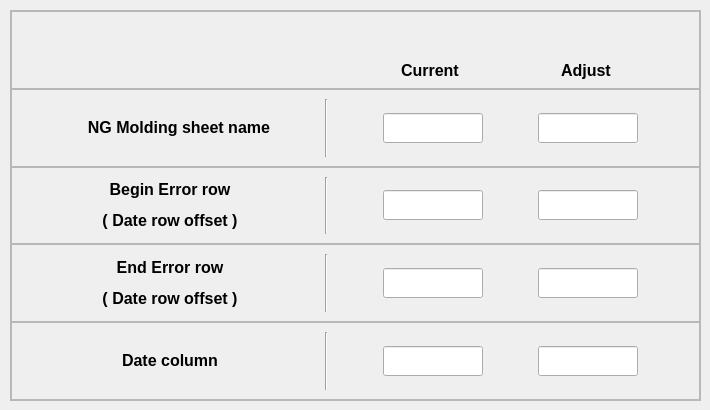
           <widget class="QWidget" name="NG_Molding_tab">
            <attribute name="title">
             <string>NG Molding</string>
            </attribute>
            <attribute name="toolTip">
             <string>Tong hop so luong NG OK</string>
            </attribute>
            <widget class="QFrame" name="frame_12">
             <property name="geometry">
              <rect>
               <x>10</x>
               <y>10</y>
               <width>691</width>
               <height>391</height>
              </rect>
             </property>
             <property name="frameShape">
              <enum>QFrame::StyledPanel</enum>
             </property>
             <property name="frameShadow">
              <enum>QFrame::Raised</enum>
             </property>
             <layout class="QVBoxLayout" name="verticalLayout_4">
              <property name="spacing">
               <number>0</number>
              </property>
              <property name="leftMargin">
               <number>0</number>
              </property>
              <property name="topMargin">
               <number>0</number>
              </property>
              <property name="rightMargin">
               <number>0</number>
              </property>
              <property name="bottomMargin">
               <number>0</number>
              </property>
              <item>
               <widget class="QFrame" name="frame_13">
                <property name="frameShape">
                 <enum>QFrame::StyledPanel</enum>
                </property>
                <property name="frameShadow">
                 <enum>QFrame::Raised</enum>
                </property>
                <widget class="QLabel" name="label_9">
                 <property name="geometry">
                  <rect>
                   <x>390</x>
                   <y>50</y>
                   <width>62</width>
                   <height>19</height>
                  </rect>
                 </property>
                 <property name="text">
                  <string>&lt;html&gt;&lt;head/&gt;&lt;body&gt;&lt;p&gt;&lt;span style=&quot; font-size:12pt; font-weight:600;&quot;&gt;Current&lt;/span&gt;&lt;/p&gt;&lt;/body&gt;&lt;/html&gt;</string>
                 </property>
                </widget>
                <widget class="QLabel" name="label_22">
                 <property name="geometry">
                  <rect>
                   <x>550</x>
                   <y>50</y>
                   <width>53</width>
                   <height>19</height>
                  </rect>
                 </property>
                 <property name="text">
                  <string>&lt;html&gt;&lt;head/&gt;&lt;body&gt;&lt;p&gt;&lt;span style=&quot; font-size:12pt; font-weight:600;&quot;&gt;Adjust&lt;/span&gt;&lt;/p&gt;&lt;/body&gt;&lt;/html&gt;</string>
                 </property>
                </widget>
               </widget>
              </item>
              <item>
               <widget class="QFrame" name="frame_14">
                <property name="frameShape">
                 <enum>QFrame::StyledPanel</enum>
                </property>
                <property name="frameShadow">
                 <enum>QFrame::Raised</enum>
                </property>
                <layout class="QHBoxLayout" name="horizontalLayout_6">
                 <item>
                  <widget class="QLabel" name="NG_Molding_sh">
                   <property name="minimumSize">
                    <size>
                     <width>200</width>
                     <height>50</height>
                    </size>
                   </property>
                   <property name="maximumSize">
                    <size>
                     <width>200</width>
                     <height>50</height>
                    </size>
                   </property>
                   <property name="text">
                    <string>&lt;html&gt;&lt;head/&gt;&lt;body&gt;&lt;p align=&quot;right&quot;&gt;&lt;span style=&quot; font-size:12pt; font-weight:600;&quot;&gt;NG Molding sheet name&lt;/span&gt;&lt;/p&gt;&lt;/body&gt;&lt;/html&gt;</string>
                   </property>
                  </widget>
                 </item>
                 <item>
                  <widget class="Line" name="line_5">
                   <property name="orientation">
                    <enum>Qt::Vertical</enum>
                   </property>
                  </widget>
                 </item>
                 <item>
                  <widget class="QLineEdit" name="NG_Molding_sh_currLine">
                   <property name="minimumSize">
                    <size>
                     <width>100</width>
                     <height>30</height>
                    </size>
                   </property>
                   <property name="maximumSize">
                    <size>
                     <width>100</width>
                     <height>30</height>
                    </size>
                   </property>
                   <property name="readOnly">
                    <bool>true</bool>
                   </property>
                  </widget>
                 </item>
                 <item>
                  <widget class="QLineEdit" name="NG_Molding_sh_adjLine">
                   <property name="minimumSize">
                    <size>
                     <width>100</width>
                     <height>30</height>
                    </size>
                   </property>
                   <property name="maximumSize">
                    <size>
                     <width>100</width>
                     <height>30</height>
                    </size>
                   </property>
                  </widget>
                 </item>
                </layout>
               </widget>
              </item>
              <item>
               <widget class="QFrame" name="frame_15">
                <property name="frameShape">
                 <enum>QFrame::StyledPanel</enum>
                </property>
                <property name="frameShadow">
                 <enum>QFrame::Raised</enum>
                </property>
                <layout class="QHBoxLayout" name="horizontalLayout_7">
                 <item>
                  <widget class="QLabel" name="begin_row_Molding_sh">
                   <property name="minimumSize">
                    <size>
                     <width>200</width>
                     <height>50</height>
                    </size>
                   </property>
                   <property name="maximumSize">
                    <size>
                     <width>200</width>
                     <height>50</height>
                    </size>
                   </property>
                   <property name="text">
                    <string>&lt;html&gt;&lt;head/&gt;&lt;body&gt;&lt;p align=&quot;center&quot;&gt;&lt;span style=&quot; font-size:12pt; font-weight:600;&quot;&gt;Begin Error row&lt;/span&gt;&lt;/p&gt;&lt;p align=&quot;center&quot;&gt;&lt;span style=&quot; font-size:12pt; font-weight:600;&quot;&gt;( Date row offset )&lt;/span&gt;&lt;/p&gt;&lt;/body&gt;&lt;/html&gt;</string>
                   </property>
                  </widget>
                 </item>
                 <item>
                  <widget class="Line" name="line_6">
                   <property name="orientation">
                    <enum>Qt::Vertical</enum>
                   </property>
                  </widget>
                 </item>
                 <item>
                  <widget class="QLineEdit" name="begin_row_MoldingNG_currLine">
                   <property name="minimumSize">
                    <size>
                     <width>100</width>
                     <height>30</height>
                    </size>
                   </property>
                   <property name="maximumSize">
                    <size>
                     <width>100</width>
                     <height>30</height>
                    </size>
                   </property>
                   <property name="readOnly">
                    <bool>true</bool>
                   </property>
                  </widget>
                 </item>
                 <item>
                  <widget class="QLineEdit" name="begin_row_MoldingNG_adjLine">
                   <property name="minimumSize">
                    <size>
                     <width>100</width>
                     <height>30</height>
                    </size>
                   </property>
                   <property name="maximumSize">
                    <size>
                     <width>100</width>
                     <height>30</height>
                    </size>
                   </property>
                  </widget>
                 </item>
                </layout>
               </widget>
              </item>
              <item>
               <widget class="QFrame" name="frame_16">
                <property name="frameShape">
                 <enum>QFrame::StyledPanel</enum>
                </property>
                <property name="frameShadow">
                 <enum>QFrame::Raised</enum>
                </property>
                <layout class="QHBoxLayout" name="horizontalLayout_8">
                 <item>
                  <widget class="QLabel" name="label_10">
                   <property name="minimumSize">
                    <size>
                     <width>200</width>
                     <height>50</height>
                    </size>
                   </property>
                   <property name="maximumSize">
                    <size>
                     <width>200</width>
                     <height>50</height>
                    </size>
                   </property>
                   <property name="text">
                    <string>&lt;html&gt;&lt;head/&gt;&lt;body&gt;&lt;p align=&quot;center&quot;&gt;&lt;span style=&quot; font-size:12pt; font-weight:600;&quot;&gt;End Error row&lt;/span&gt;&lt;/p&gt;&lt;p align=&quot;center&quot;&gt;&lt;span style=&quot; font-size:12pt; font-weight:600;&quot;&gt;( Date row offset )&lt;/span&gt;&lt;/p&gt;&lt;/body&gt;&lt;/html&gt;</string>
                   </property>
                  </widget>
                 </item>
                 <item>
                  <widget class="Line" name="line_7">
                   <property name="orientation">
                    <enum>Qt::Vertical</enum>
                   </property>
                  </widget>
                 </item>
                 <item>
                  <widget class="QLineEdit" name="end_row_MoldingNG_currLine">
                   <property name="minimumSize">
                    <size>
                     <width>100</width>
                     <height>30</height>
                    </size>
                   </property>
                   <property name="maximumSize">
                    <size>
                     <width>100</width>
                     <height>30</height>
                    </size>
                   </property>
                   <property name="readOnly">
                    <bool>true</bool>
                   </property>
                  </widget>
                 </item>
                 <item>
                  <widget class="QLineEdit" name="end_row_MoldingNG_adjLine">
                   <property name="minimumSize">
                    <size>
                     <width>100</width>
                     <height>30</height>
                    </size>
                   </property>
                   <property name="maximumSize">
                    <size>
                     <width>100</width>
                     <height>30</height>
                    </size>
                   </property>
                  </widget>
                 </item>
                </layout>
               </widget>
              </item>
              <item>
               <widget class="QFrame" name="frame_17">
                <property name="frameShape">
                 <enum>QFrame::StyledPanel</enum>
                </property>
                <property name="frameShadow">
                 <enum>QFrame::Raised</enum>
                </property>
                <layout class="QHBoxLayout" name="horizontalLayout_9">
                 <item>
                  <widget class="QLabel" name="label_11">
                   <property name="minimumSize">
                    <size>
                     <width>200</width>
                     <height>50</height>
                    </size>
                   </property>
                   <property name="maximumSize">
                    <size>
                     <width>200</width>
                     <height>50</height>
                    </size>
                   </property>
                   <property name="text">
                    <string>&lt;html&gt;&lt;head/&gt;&lt;body&gt;&lt;p align=&quot;center&quot;&gt;&lt;span style=&quot; font-size:12pt; font-weight:600;&quot;&gt;Date column&lt;/span&gt;&lt;/p&gt;&lt;/body&gt;&lt;/html&gt;</string>
                   </property>
                  </widget>
                 </item>
                 <item>
                  <widget class="Line" name="line_8">
                   <property name="orientation">
                    <enum>Qt::Vertical</enum>
                   </property>
                  </widget>
                 </item>
                 <item>
                  <widget class="QLineEdit" name="date_col_MoldingNG_currLine">
                   <property name="minimumSize">
                    <size>
                     <width>100</width>
                     <height>30</height>
                    </size>
                   </property>
                   <property name="maximumSize">
                    <size>
                     <width>100</width>
                     <height>30</height>
                    </size>
                   </property>
                   <property name="readOnly">
                    <bool>true</bool>
                   </property>
                  </widget>
                 </item>
                 <item>
                  <widget class="QLineEdit" name="date_col_MoldinglNG_adjLine">
                   <property name="minimumSize">
                    <size>
                     <width>100</width>
                     <height>30</height>
                    </size>
                   </property>
                   <property name="maximumSize">
                    <size>
                     <width>100</width>
                     <height>30</height>
                    </size>
                   </property>
                  </widget>
                 </item>
                </layout>
               </widget>
              </item>
             </layout>
            </widget>
           </widget>
